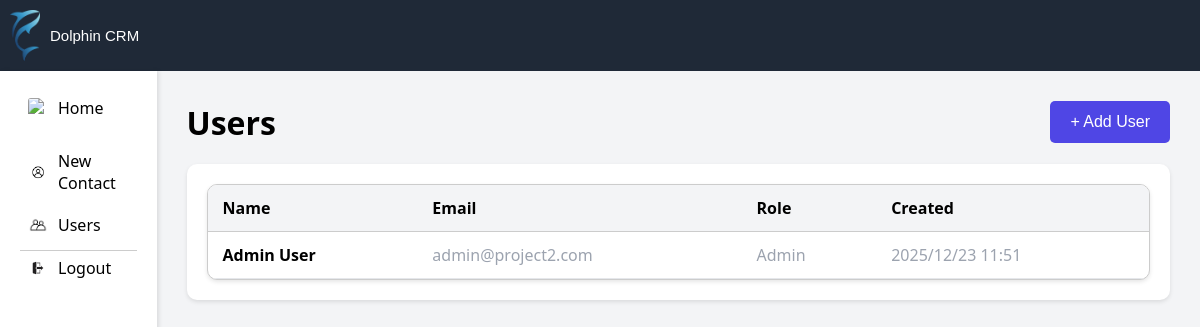
The page /users.php (signed in) on the database as committed earlier.
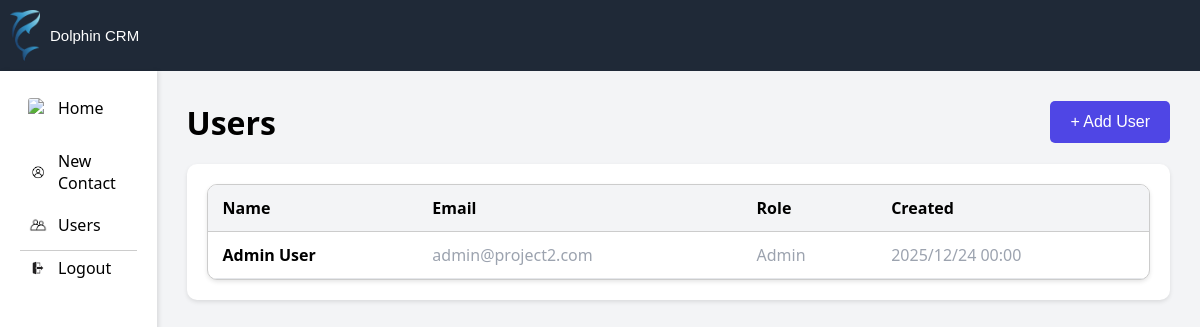
The same page on the database as committed later.
### tables this page shows
CREATE TABLE `users` (
  `id` INT(11) NOT NULL AUTO_INCREMENT,
  `firstname` VARCHAR(50) NOT NULL,
  `lastname` VARCHAR(50) NOT NULL,
  `email` VARCHAR(100) NOT NULL UNIQUE,
  `password` VARCHAR(255) NOT NULL,
  `role` ENUM('Admin','Member') NOT NULL,
  `created_at` DATETIME DEFAULT CURRENT_TIMESTAMP,
  PRIMARY KEY (`id`)
);

### users.php (the view, shortened to what this page needs)
<?php
require_once 'config.php';
$is_admin = isset($_SESSION['role']) && $_SESSION['role'] === 'Admin';
$query = $conn->query("SELECT id, firstname, lastname, email, role, created_at FROM Users ORDER BY created_at DESC");
$all_users = $query->fetchAll(PDO::FETCH_ASSOC);
?>
<!DOCTYPE html>
<html lang="en">
<head>
    <link rel="stylesheet" href="includes/stylesheets/users_style.css">
    <link rel="stylesheet" href="includes/stylesheets/new_user_style.css">
</head>
<body>
<header>
    <p>Dolphin CRM</p>
    <img src="includes/images/dolphin-7159274_1920.png" alt="Dolphin Logo">
</header>
<div class="container">
    <div class="main">
        <h1>
            Users
            <?php if ($is_admin): ?>
                <button id="showAddUserForm" class="newUserBtn">+ Add User</button>
            <?php endif; ?>
        </h1>
        <div class="table-container">
            <table>
                <thead>
                    <tr>
                        <th>Name</th>
                        <th>Email</th>
                        <th>Role</th>
                        <th>Created</th>
                    </tr>
                </thead>
                <tbody>
                    <?php foreach ($all_users as $user): ?>
                        <tr>
                            <td><?= htmlspecialchars($user['firstname'] . ' ' . $user['lastname']) ?></td>
                            <td><?= htmlspecialchars($user['email']) ?></td>
                            <td><?= htmlspecialchars($user['role']) ?></td>
                            <td>
                                <?= date('Y/m/d H:i', strtotime($user['created_at'])) ?>
                            </td>
                        </tr>
                    <?php endforeach; ?>
                </tbody>
            </table>
        </div>
    </div>
    <div class="aside">
        <nav>
            <ul>
                <li>
                    <a href="dashboard.php">
                        <img src="includes/images/home.jpg" alt="Home" class="nav-icon">
                        Home
                    </a>
                </li>
                <li>
                    <a href="new_contact.php">
                        <img src="includes/images/user.jpg" alt="New Contact" class="nav-icon">
                        New Contact
                    </a>
                </li>
                <li>
                    <a href="users.php">
                        <img src="includes/images/users.jpg" alt="Users" class="nav-icon">
                        Users
                    </a>
                </li>
            </ul>
        </nav>
        <div class="logout">
            <a href="logout.php">
                <img src="includes/images/logout.jpg" alt="Logout" class="nav-icon">
                Logout
            </a>
        </div>
    </div>
</div>
</body>
</html>

### includes/stylesheets/users_style.css (style rules this page uses)
body { margin: 0; font-family: system-ui, -apple-system, BlinkMacSystemFont, "Segoe UI", sans-serif; background-color: #f3f4f6; display: flex; flex-direction: column; min-height: 100vh; }
header { background-color: #1f2937; padding: 10px; font-family: Arial, sans-serif; color: white; display: flex; align-items: center; gap: 10px; }
header img { width: 30px; order: -1; }
header p { font-size: 15px; }
.container { flex: 1; min-height: 0; display: grid; grid-template-columns: 0.15fr 1fr; grid-template-rows: 1fr; grid-template-areas: "aside main"; }
.main { grid-area: main; padding: 30px; padding-left: 50px; }
h1 { display: flex; justify-content: space-between; align-items: center; margin: 0 0 20px 0; }
.table-container { background-color: white; padding: 20px; border-radius: 10px; box-shadow: 0 2px 4px rgba(0, 0, 0, 0.1); }
.aside { grid-area: aside; background-color: white; padding: 20px; box-shadow: 2px 0 4px rgba(0, 0, 0, 0.1); height: 100%; }
.logout { grid-area: aside; border-top: #ccc 1px solid; }
.logout a { display: inline-flex; align-items: center; gap: 10px; color: inherit; text-decoration: none; padding: 6px 8px; border-radius: 4px; }
nav ul { list-style: none; margin: 0; padding: 0; }
nav li { margin-bottom: 8px; }
nav a { display: inline-flex; align-items: center; gap: 10px; color: inherit; text-decoration: none; padding: 6px 8px; border-radius: 4px; }
.nav-icon { width: 20px; height: 20px; object-fit: cover; border-radius: 3px; }
table { background-color: white; border-radius: 10px; box-shadow: 0 2px 4px rgba(0, 0, 0, 0.1); width: 100%; border-collapse: separate; border-spacing: 0; border: 1px solid #ccc; overflow: hidden; }
thead { background-color: #f3f4f6; }
th { padding: 12px 15px; text-align: left; font-weight: bold; border-bottom: 1px solid #ccc; }
td { padding: 12px 15px; border-bottom: 1px solid #e5e7eb; color: #9ca3af; }
td:not(:first-child) { color: #9ca3af; }
tbody td:first-child { color: inherit; }
tr { border: 1px solid #ccc; }
tbody td:first-child { font-weight: bold; }

### includes/stylesheets/new_user_style.css (style rules this page uses)
body { margin: 0; font-family: system-ui, -apple-system, BlinkMacSystemFont, "Segoe UI", sans-serif; background-color: #f3f4f6; display: flex; flex-direction: column; min-height: 100vh; }
header { background-color: #1f2937; padding: 10px; font-family: Arial, sans-serif; color: white; display: flex; align-items: center; gap: 10px; }
header img { width: 30px; order: -1; }
header p { font-size: 15px; }
.container { flex: 1; min-height: 0; display: grid; grid-template-columns: 0.15fr 1fr; grid-template-rows: 1fr; grid-template-areas: "aside main"; }
.main { grid-area: main; padding: 30px; }
button { padding: 12px 20px; font-size: 16px; background-color: #4f46e5; color: white; border: none; border-radius: 5px; cursor: pointer; transition: background-color 0.3s ease; }
.aside { grid-area: aside; background-color: white; padding: 20px; box-shadow: 2px 0 4px rgba(0, 0, 0, 0.1); height: 100%; }
.logout { grid-area: aside; border-top: #ccc 1px solid; }
.logout a { display: inline-flex; align-items: center; gap: 10px; color: inherit; text-decoration: none; padding: 6px 8px; border-radius: 4px; }
nav ul { list-style: none; margin: 0; padding: 0; }
nav li { margin-bottom: 8px; }
nav a { display: inline-flex; align-items: center; gap: 10px; color: inherit; text-decoration: none; padding: 6px 8px; border-radius: 4px; }
.nav-icon { width: 20px; height: 20px; object-fit: cover; border-radius: 3px; }

Rows that differ between the two databases and show on the page:
changed users "Admin User": created_at "2025/12/23 11:51" → "2025/12/24 00:00"
